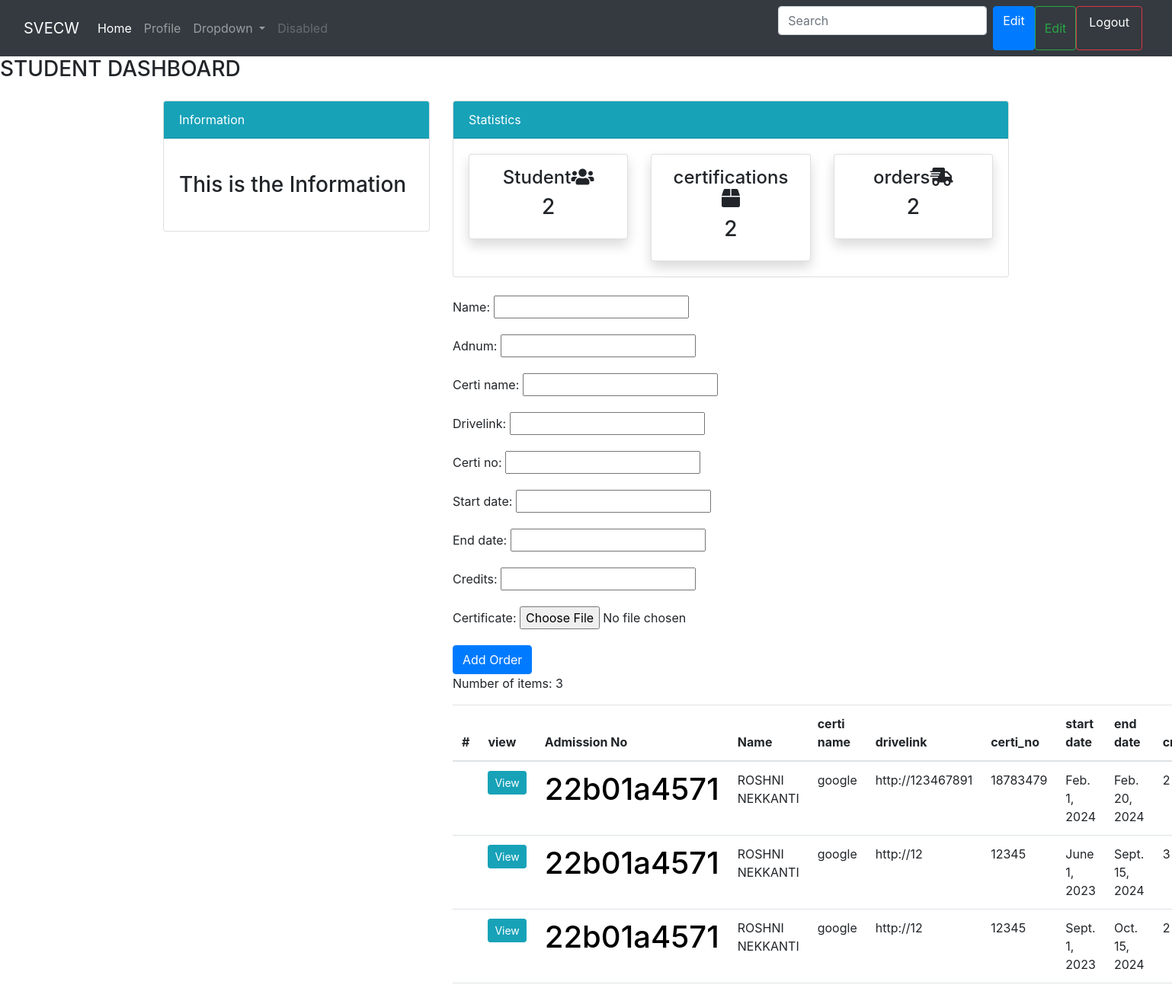
The page /orders on the database its author committed.
### home/models.py (models this page shows, shortened)
class Orders(models.Model):
    adnum=models.CharField(max_length=10,null=True)
    name = models.CharField(max_length=75,null=True)
    staff = models.ForeignKey(User,models.CASCADE,null=True)
    certi_name = models.CharField(max_length=100)
    drivelink = models.CharField(max_length=100)
    certi_no = models.CharField(max_length=100)
    start_date = models.DateField(null=True)
    end_date = models.DateField(null=True)
    credits = models.PositiveIntegerField(null=True)
    certificate = models.FileField(upload_to='certificates/', blank=True, null=True)

### home/views.py (the view)
# urls.py: path('orders', views.orders, name='orders'),
def orders(request):
    items = Orders.objects.all()
    if request.method == "POST":
        form = OrdersForm(request.POST, request.FILES)  # Include request.FILES
        if form.is_valid():
            form.save()
            return redirect("orders")
    else:
        form = OrdersForm()
    context = {
        "items": items,
        "form": form,
    }
    return render(request, "orders.html", context)

### home/forms.py
class OrdersForm(forms.ModelForm):
    class Meta:
        model = Orders
        fields = ['name','adnum','certi_name', 'drivelink', 'certi_no', 'start_date', 'end_date', 'credits','certificate']

### templates/orders.html (shortened to what this page needs)
<!doctype html>
<html lang="en">
  <head>
    <link href="https://cdn.jsdelivr.net/npm/bootstrap@5.3.0-alpha3/dist/css/bootstrap.min.css" rel="stylesheet">
    <link rel="stylesheet" href="https://cdn.jsdelivr.net/npm/bootstrap@4.6.0/dist/css/bootstrap.min.css"
>
    <link rel="stylesheet" href="https://use.fontawesome.com/releases/v5.15.2/css/all.css"
>
  </head>
  <body>
    <nav class="navbar navbar-expand-lg navbar-dark bg-dark">
        <div class="container-fluid">
          <a class="navbar-brand" href="#">SVECW</a>
          <div class="collapse navbar-collapse" id="navbarSupportedContent">
            <ul class="navbar-nav me-auto mb-2 mb-lg-0">
              <li class="nav-item">
                <a class="nav-link active" aria-current="page" href="home">Home</a>
              </li>
              <li class="nav-item">
                <a class="nav-link" href="profile">Profile</a>
              </li>
              <li class="nav-item dropdown">
                <a class="nav-link dropdown-toggle" href="#" id="navbarDropdown" role="button" data-bs-toggle="dropdown" aria-expanded="false">
                  Dropdown
                </a>
              </li>
              <li class="nav-item">
                <a class="nav-link disabled" href="#" tabindex="-1" aria-disabled="true">Disabled</a>
              </li>
            </ul>
            <form class="d-flex">
              <input class="form-control me-2" type="search" placeholder="Search" aria-label="Search">
              <a class="btn btn-primary profile-button" href="{% url 'contact' %}">Edit</a>
              <button class="btn btn-outline-success" type="submit">Edit</button>
                <a class="nav-link me-2 btn btn-outline-danger" href="{% url 'logout' %}">
                  <p style="color:white">Logout</p>
                </a>
            </form>
          </div>
        </div>
    </nav>
        <h3>STUDENT DASHBOARD</h3>
        <div class="container">
            <div class="row mt-4">
                <div class="col-md-4">
                    <div class="card">
                        <div class="card-header bg-info text-white">
                            Information
                        </div>
                        <div class="card-body">
                            <marquee behavior="" direction="">
                                <h3 class="my-4">This is the Information</h3>
                            </marquee>
                        </div>
                    </div>
                </div>
                <div class="col-md-8">
                    <div class="card">
                        <div class="card-header bg-info text-white">
                            Statistics
                        </div>
                        <div class="card-body">
                            <div class="row">
                                <div class="col-md-4">
                                    <a class="text-decoration-none text-dark" href="student1">
                                        <div class="card my-card shadow text-center p-3">
                                            <h4>Student<i class="fas fa-users"></i></h4>
                                            <h3>2</h3>
                                        </div>
                                    </a>
                                </div>
                                <div class="col-md-4">
                                    <a class="text-decoration-none text-dark" href="certi">
                                        <div class="card my-card shadow text-center p-3">
                                            <h4>certifications <i class="fas fa-box"></i></h4>
                                            <h3>2</h3>
                                        </div>
                                    </a>
                                </div>
                                <div class="col-md-4">
                                    <a class="text-decoration-none text-dark" href="orders">
                                        <div class="card my-card shadow text-center p-3">
                                            <h4>orders<i class="fas fa-shipping-fast"></i></h4>
                                            <h3>2</h3>
                                        </div>
                                    </a>
                                </div>
                            </div>
                        </div>
                    </div>
                </div>
            </div>
        </div>
              <div class="container">
                <div class="row my-4">
                    <div class="col-md-4"></div>
                    <div class="col-md-8">
                        <form method="POST">
                          {{ form.as_p }}
                          <button type="submit" class="btn btn-primary">Add Order</button>
                        </form>
                        <table class="table bg-white">
                            <thead class="bg-info">
                                <tr class="text-white">
                            <th scope="col">#</th>
                            <th scope="col">view</th>
                            <th scope="col">Admission No</th>
                            <th scope="col">Name</th>
                            <th scope="col">certi name</th>
                            <th scope="col">drivelink</th>
                            <th scope="col">certi_no</th>
                            <th scope="col">start date</th>
                            <th scope="col">end date</th>
                            <th scope="col">credits</th>
                        </tr>
                    </thead>
                    <tbody>
                      {% if items %}
                    <p>Number of items: {{ items|length }}</p>
                        {%for item in items%}
                        <tr>
                            <th scope="row"></th>
                                <th scope="row"><a class="btn btn-info btn-sm" href="">View</a></th>
                                <td><h1 style="color:black;">{{item.adnum}}</h1></td>
                                <td>{{item.name}}</td>
                                <td>{{item.certi_name}}</td>
                                <td>{{item.drivelink}}</td>
                                <td>{{item.certi_no}}</td>
                                <td>{{item.start_date}}</td>
                                <td>{{item.end_date}}</td>
                                <td>{{item.credits}}</td>
                        </tr>
                        {% endfor %}
                    {% else %}
                        <p>No items found.</p>
                    {% endif %}
                    </tbody>
                </table>
            </div>
          </div>
</div>
  </body>
</html>

### rows shown on the page
Orders: adnum "22b01a4571", name "ROSHNI NEKKANTI", certi_name "google", drivelink "http://123467891", certi_no "18783479", start_date "Feb. 1, 2024", end_date "Feb. 20, 2024", credits "2"
Orders: adnum "22b01a4571", name "ROSHNI NEKKANTI", certi_name "google", drivelink "http://12", certi_no "12345", start_date "June 1, 2023", end_date "Sept. 15, 2024", credits "3"
Orders: adnum "22b01a4571", name "ROSHNI NEKKANTI", certi_name "google", drivelink "http://12", certi_no "12345", start_date "Sept. 1, 2023", end_date "Oct. 15, 2024", credits "2"

### other values the page prints
{{ items|length }} "3"
